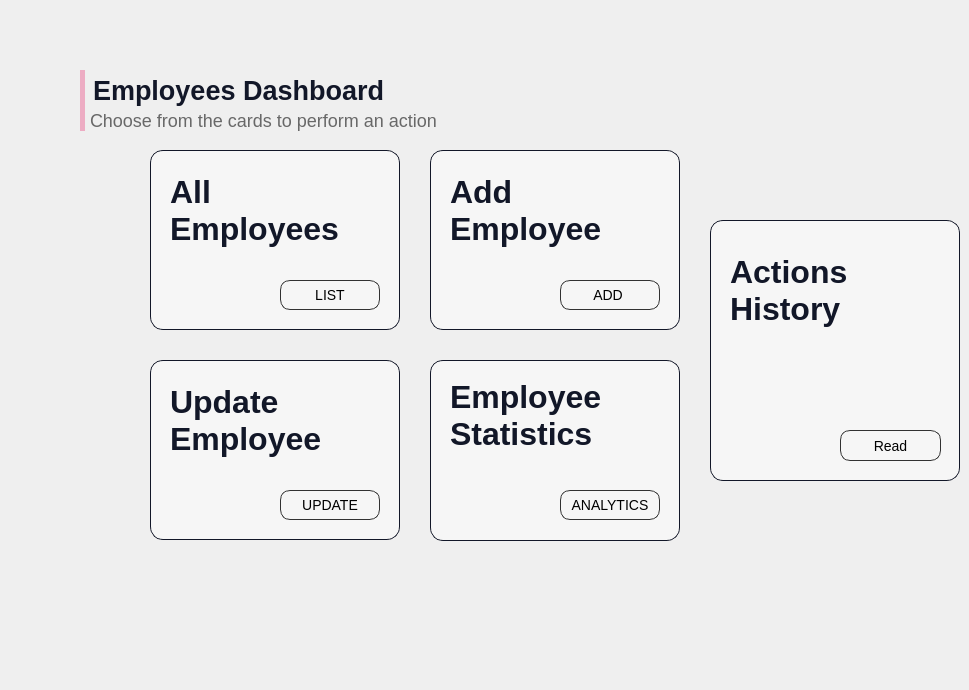
      <widget class="QWidget" name="page_4">
       <widget class="QPushButton" name="pushButton_10">
        <property name="geometry">
         <rect>
          <x>560</x>
          <y>280</y>
          <width>100</width>
          <height>30</height>
         </rect>
        </property>
        <property name="cursor">
         <cursorShape>PointingHandCursor</cursorShape>
        </property>
        <property name="styleSheet">
         <string notr="true">QPushButton{
border-radius: 10px; 
font-family: 'Poppins';
font-style: normal;
font-weight: 400;
font-size: 14px;
background:rgba(0,0,0,0);
border:1px solid rgb(50,50,50);
}
QPushButton:hover{
background:rgb(28, 36, 61);
color:white;
}

</string>
        </property>
        <property name="text">
         <string>ADD </string>
        </property>
       </widget>
       <widget class="QPushButton" name="pushButton_11">
        <property name="geometry">
         <rect>
          <x>280</x>
          <y>280</y>
          <width>100</width>
          <height>30</height>
         </rect>
        </property>
        <property name="cursor">
         <cursorShape>PointingHandCursor</cursorShape>
        </property>
        <property name="styleSheet">
         <string notr="true">QPushButton{
border-radius: 10px; 
font-family: 'Poppins';
font-style: normal;
font-weight: 400;
font-size: 14px;
background:rgba(0,0,0,0);
border:1px solid rgb(50,50,50);
}
QPushButton:hover{
background:rgb(28, 36, 61);
color:white;
}

</string>
        </property>
        <property name="text">
         <string>LIST</string>
        </property>
       </widget>
       <widget class="QPushButton" name="pushButton_12">
        <property name="geometry">
         <rect>
          <x>560</x>
          <y>490</y>
          <width>100</width>
          <height>30</height>
         </rect>
        </property>
        <property name="cursor">
         <cursorShape>PointingHandCursor</cursorShape>
        </property>
        <property name="styleSheet">
         <string notr="true">QPushButton{
border-radius: 10px; 
font-family: 'Poppins';
font-style: normal;
font-weight: 400;
font-size: 14px;
background:rgba(0,0,0,0);
border:1px solid rgb(50,50,50);
}
QPushButton:hover{
background:rgb(28, 36, 61);
color:white;
}

</string>
        </property>
        <property name="text">
         <string>ANALYTICS</string>
        </property>
       </widget>
       <widget class="QPushButton" name="pushButton_14">
        <property name="geometry">
         <rect>
          <x>280</x>
          <y>490</y>
          <width>100</width>
          <height>30</height>
         </rect>
        </property>
        <property name="cursor">
         <cursorShape>PointingHandCursor</cursorShape>
        </property>
        <property name="styleSheet">
         <string notr="true">QPushButton{
border-radius: 10px; 
font-family: 'Poppins';
font-style: normal;
font-weight: 400;
font-size: 14px;
background:rgba(0,0,0,0);
border:1px solid rgb(50,50,50);
}
QPushButton:hover{
background:rgb(28, 36, 61);
color:white;
}

</string>
        </property>
        <property name="text">
         <string>UPDATE</string>
        </property>
       </widget>
       <widget class="QLabel" name="label_4">
        <property name="geometry">
         <rect>
          <x>80</x>
          <y>70</y>
          <width>371</width>
          <height>41</height>
         </rect>
        </property>
        <property name="styleSheet">
         <string notr="true">font-family: 'Poppins';
font-style: normal;
background:rgba(0,0,0,0);
font-weight: 600;
font-size: 27px;
color: rgb(18,23,40);
border-left: 5px solid rgb(237,172,195);
padding-left: 1px;

</string>
        </property>
        <property name="text">
         <string>Employees Dashboard</string>
        </property>
       </widget>
       <widget class="QLabel" name="label_25">
        <property name="geometry">
         <rect>
          <x>150</x>
          <y>150</y>
          <width>250</width>
          <height>180</height>
         </rect>
        </property>
        <property name="styleSheet">
         <string notr="true">border-radius: 13px;
background:rgb(246,246,246);
border: 1px solid rgb(18,23,40);</string>
        </property>
        <property name="text">
         <string/>
        </property>
       </widget>
       <widget class="QLabel" name="label_26">
        <property name="geometry">
         <rect>
          <x>150</x>
          <y>360</y>
          <width>250</width>
          <height>180</height>
         </rect>
        </property>
        <property name="styleSheet">
         <string notr="true">border-radius: 13px;
background:rgb(246,246,246);
border: 1px solid rgb(18,23,40);</string>
        </property>
        <property name="text">
         <string/>
        </property>
       </widget>
       <widget class="QLabel" name="label_27">
        <property name="geometry">
         <rect>
          <x>430</x>
          <y>150</y>
          <width>250</width>
          <height>180</height>
         </rect>
        </property>
        <property name="styleSheet">
         <string notr="true">border-radius: 13px;
background:rgb(246,246,246);
border: 1px solid rgb(18,23,40);</string>
        </property>
        <property name="text">
         <string/>
        </property>
       </widget>
       <widget class="QLabel" name="label_29">
        <property name="geometry">
         <rect>
          <x>80</x>
          <y>110</y>
          <width>411</width>
          <height>21</height>
         </rect>
        </property>
        <property name="styleSheet">
         <string notr="true">font-family: 'Poppins';
font-style: normal;
background:rgba(0,0,0,0);
font-weight: 275;
font-size: 18px;
color: rgb(104,104,104);
border-left: 5px solid rgb(237,172,195);
padding-left: 1px;

</string>
        </property>
        <property name="text">
         <string>Choose from the cards to perform an action</string>
        </property>
       </widget>
       <widget class="QLabel" name="label_30">
        <property name="geometry">
         <rect>
          <x>430</x>
          <y>360</y>
          <width>250</width>
          <height>181</height>
         </rect>
        </property>
        <property name="styleSheet">
         <string notr="true">border-radius: 13px;
background:rgb(246,246,246);
border: 1px solid rgb(18,23,40);</string>
        </property>
        <property name="text">
         <string/>
        </property>
       </widget>
       <widget class="QLabel" name="label_17">
        <property name="geometry">
         <rect>
          <x>170</x>
          <y>160</y>
          <width>200</width>
          <height>100</height>
         </rect>
        </property>
        <property name="styleSheet">
         <string notr="true">font-family: 'Poppins';
font-style: normal;
background:rgba(0,0,0,0);
font-weight: 700;
font-size: 32px;
color: rgb(18,23,40);

</string>
        </property>
        <property name="text">
         <string>All
Employees</string>
        </property>
       </widget>
       <widget class="QLabel" name="label_31">
        <property name="geometry">
         <rect>
          <x>450</x>
          <y>160</y>
          <width>200</width>
          <height>100</height>
         </rect>
        </property>
        <property name="styleSheet">
         <string notr="true">font-family: 'Poppins';
font-style: normal;
background:rgba(0,0,0,0);
font-weight: 700;
font-size: 32px;
color: rgb(18,23,40);

</string>
        </property>
        <property name="text">
         <string>Add
Employee</string>
        </property>
       </widget>
       <widget class="QLabel" name="label_33">
        <property name="geometry">
         <rect>
          <x>170</x>
          <y>370</y>
          <width>301</width>
          <height>100</height>
         </rect>
        </property>
        <property name="styleSheet">
         <string notr="true">font-family: 'Poppins';
font-style: normal;
background:rgba(0,0,0,0);
font-weight: 700;
font-size: 32px;
color: rgb(18,23,40);

</string>
        </property>
        <property name="text">
         <string>Update
Employee</string>
        </property>
       </widget>
       <widget class="QLabel" name="label_40">
        <property name="geometry">
         <rect>
          <x>450</x>
          <y>370</y>
          <width>191</width>
          <height>91</height>
         </rect>
        </property>
        <property name="styleSheet">
         <string notr="true">font-family: 'Poppins';
font-style: normal;
background:rgba(0,0,0,0);
font-weight: 700;
font-size: 32px;
color: rgb(18,23,40);

</string>
        </property>
        <property name="text">
         <string>Employee
Statistics</string>
        </property>
       </widget>
       <widget class="QLabel" name="label_18">
        <property name="geometry">
         <rect>
          <x>450</x>
          <y>400</y>
          <width>191</width>
          <height>141</height>
         </rect>
        </property>
        <property name="styleSheet">
         <string notr="true">background:url(&quot;:/Icons/Icons/Images/data.png&quot;);</string>
        </property>
        <property name="text">
         <string/>
        </property>
       </widget>
       <widget class="QLabel" name="label_145">
        <property name="geometry">
         <rect>
          <x>150</x>
          <y>240</y>
          <width>151</width>
          <height>91</height>
         </rect>
        </property>
        <property name="styleSheet">
         <string notr="true">background:url(&quot;:/Icons/Icons/Images/img5.png&quot;);</string>
        </property>
        <property name="text">
         <string/>
        </property>
       </widget>
       <widget class="QLabel" name="label_189">
        <property name="geometry">
         <rect>
          <x>160</x>
          <y>450</y>
          <width>101</width>
          <height>91</height>
         </rect>
        </property>
        <property name="styleSheet">
         <string notr="true">background:url(&quot;:/Icons/Icons/Images/update.png&quot;);</string>
        </property>
        <property name="text">
         <string/>
        </property>
       </widget>
       <widget class="QLabel" name="label_215">
        <property name="geometry">
         <rect>
          <x>-20</x>
          <y>360</y>
          <width>321</width>
          <height>321</height>
         </rect>
        </property>
        <property name="styleSheet">
         <string notr="true">background:url(&quot;:/Icons/Icons/Images/branch.png&quot;);</string>
        </property>
        <property name="text">
         <string/>
        </property>
       </widget>
       <widget class="QPushButton" name="history_button">
        <property name="geometry">
         <rect>
          <x>840</x>
          <y>430</y>
          <width>101</width>
          <height>31</height>
         </rect>
        </property>
        <property name="styleSheet">
         <string notr="true">QPushButton{
border-radius: 10px; 
font-family: 'Poppins';
font-style: normal;
font-weight: 400;
font-size: 14px;
background:rgba(0,0,0,0);
border:1px solid rgb(50,50,50);
}
QPushButton:hover{
background:rgb(28, 36, 61);
color:white;
}

</string>
        </property>
        <property name="text">
         <string>Read</string>
        </property>
       </widget>
       <widget class="QLabel" name="label_219">
        <property name="geometry">
         <rect>
          <x>710</x>
          <y>220</y>
          <width>250</width>
          <height>261</height>
         </rect>
        </property>
        <property name="styleSheet">
         <string notr="true">border-radius: 13px;
background:rgb(246,246,246);
border: 1px solid rgb(18,23,40);</string>
        </property>
        <property name="text">
         <string/>
        </property>
       </widget>
       <widget class="QLabel" name="label_220">
        <property name="geometry">
         <rect>
          <x>730</x>
          <y>240</y>
          <width>200</width>
          <height>100</height>
         </rect>
        </property>
        <property name="styleSheet">
         <string notr="true">font-family: 'Poppins';
font-style: normal;
background:rgba(0,0,0,0);
font-weight: 700;
font-size: 32px;
color: rgb(18,23,40);

</string>
        </property>
        <property name="text">
         <string>Actions
History</string>
        </property>
       </widget>
       <widget class="QLabel" name="label_221">
        <property name="geometry">
         <rect>
          <x>720</x>
          <y>380</y>
          <width>101</width>
          <height>101</height>
         </rect>
        </property>
        <property name="styleSheet">
         <string notr="true">background:url(&quot;:/Icons/Icons/Images/history.png&quot;);</string>
        </property>
        <property name="text">
         <string/>
        </property>
       </widget>
       <zorder>label_215</zorder>
       <zorder>label_4</zorder>
       <zorder>label_25</zorder>
       <zorder>pushButton_11</zorder>
       <zorder>label_26</zorder>
       <zorder>pushButton_14</zorder>
       <zorder>label_27</zorder>
       <zorder>pushButton_10</zorder>
       <zorder>label_29</zorder>
       <zorder>label_30</zorder>
       <zorder>label_31</zorder>
       <zorder>label_18</zorder>
       <zorder>pushButton_12</zorder>
       <zorder>label_145</zorder>
       <zorder>label_17</zorder>
       <zorder>label_189</zorder>
       <zorder>label_40</zorder>
       <zorder>label_219</zorder>
       <zorder>label_220</zorder>
       <zorder>history_button</zorder>
       <zorder>label_221</zorder>
       <zorder>label_33</zorder>
      </widget>
